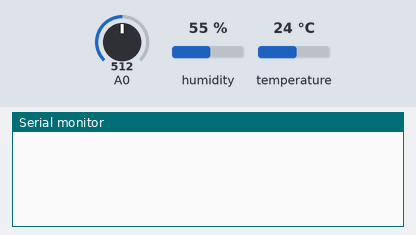
Simulated run of this sketch. Board: Arduino Uno, built with avr-gcc and run on an emulated ATmega328P. On the bench: the last lines printed to the serial monitor. The test bench sets the inputs (shaded band); at power-on: humidity 55 %, A0 = 512, temperature 24 °C.

Above: at 1.2 s.
1.3 s: humidity set to 22 %
At 3.4 s:
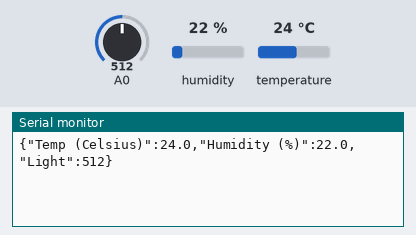
7.5 s: A0 set to 716
At 8.1 s:
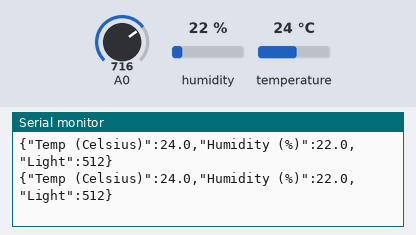
9.0 s: temperature set to 12 °C
At 10.2 s:
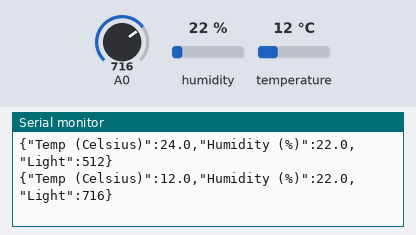
10.5 s: A0 set to 900
12.0 s: humidity set to 40 %
At 12.8 s:
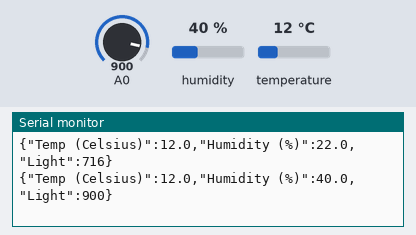
Timing chart, 0 to 14.5 s (numbered marks = the images above; inputs shaded):
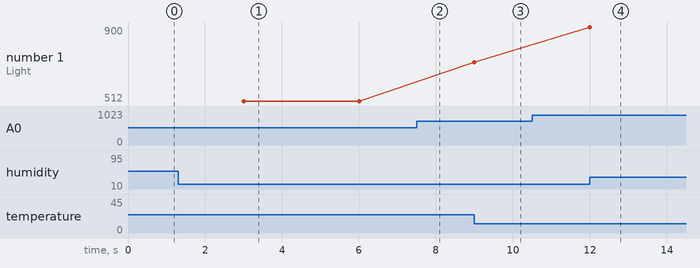

Measured:
- after the input at 1.3 s, the serial monitor: prints a new line after 1.7 s (image 1)
- after the input at 9.0 s, the serial monitor: prints a new line at once (image 3)
- after the input at 12.0 s, the serial monitor: prints a new line at once (image 4)

The sketch:

arduinoCode.ino
```cpp
#include <dht_nonblocking.h> //Library for dht_11 from ELEGOO
#define DHT_SENSOR_TYPE DHT_TYPE_11

static const int DHT_SENSOR_PIN = 2; // Assign's pin 2 to the temperature sensor
DHT_nonblocking dht_sensor(DHT_SENSOR_PIN, DHT_SENSOR_TYPE);

void setup() {
  Serial.begin(9600); //Initialize serial monitor
}

//Update temperature every 3 seconds
static bool measure_environment(float *temperature, float *humidity)
{
  static unsigned long measurement_timestamp = millis();

  if (millis() - measurement_timestamp > 3000ul)
  {
    if (dht_sensor.measure(temperature, humidity))
    {
      measurement_timestamp = millis();
      return true;
    }
  }
  return false;
}


void loop() {
  //Initilize variables
  float temperature;
  float humidity;
  //Collect pin data for photoresister (light sensor)
  int value = analogRead(A0);
  //Print to serial from the photoresistor and DHT11 in JSON format
  if (measure_environment(&temperature, &humidity))
  {
    Serial.print("{");
    Serial.print("\"Temp (Celsius)\":");
    Serial.print(temperature, 1);
    Serial.print(",");
    Serial.print("\"Humidity (%)\":");
    Serial.print(humidity, 1);
    Serial.print(",");
    Serial.print("\"Light\":");
    Serial.print(value);
    Serial.println("}");

  delay(500);
  }
}
```
